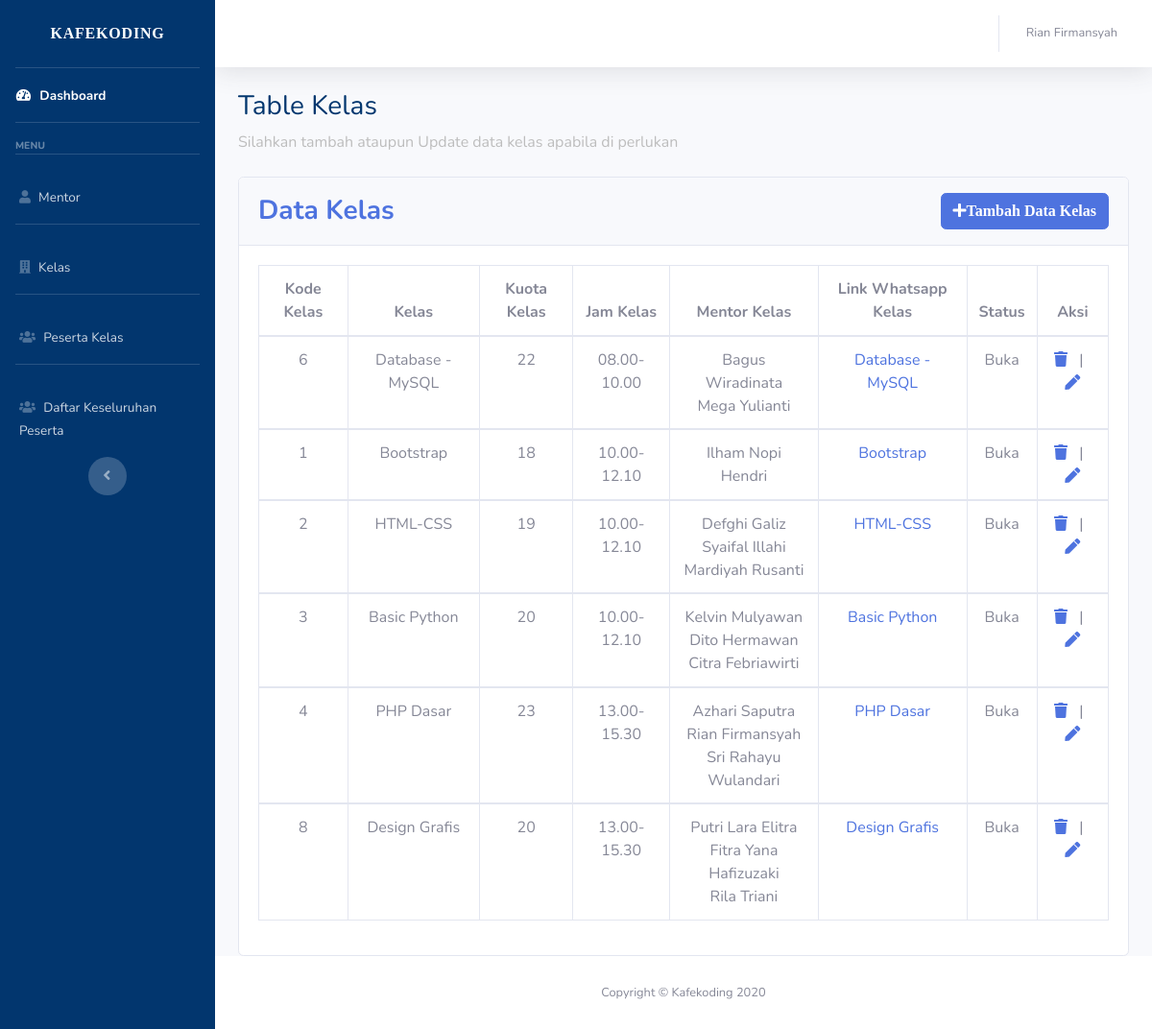
The app's page /mentor/kelas.php (signed in) with its own data.
### tables this page shows
CREATE TABLE `kelas` (
  `kode_kelas` int(11) NOT NULL,
  `kelas` varchar(50) NOT NULL,
  `kuota_kelas` int(11) NOT NULL,
  `jam_kelas` varchar(50) NOT NULL,
  `mentor_kelas` varchar(100) NOT NULL,
  `link_wa` text NOT NULL,
  `status_kelas` varchar(50) NOT NULL
);

### mentor/kelas.php (the view, shortened to what this page needs)
<!DOCTYPE html>
<html lang="en">
  <head>
    <link rel="stylesheet" href="https://use.fontawesome.com/releases/v5.15.2/css/all.css" />
    <link rel="stylesheet" href="../libraries/fonts/1.ttf">
    <link href="libraries/css/sb-admin-2.css" rel="stylesheet" />
  </head>
  <body id="page-top">
    <div id="wrapper">
      <?php include 'menubar.php'; ?>
      <div id="content-wrapper" class="d-flex flex-column">
        <div id="content">
          <nav class="navbar navbar-expand navbar-light bg-white topbar mb-4 static-top shadow">
            <?php include 'topbar.php'; ?>
          <div class="container-fluid ">
            <div class="row">
              <div class="col">
              <h1 class="h3 mb-2" style="color: #02366e;">Table Kelas</h1>
              <p class="mb-4" style="color: #bdbdbd;">Silahkan tambah ataupun Update data kelas apabila di perlukan</p>
            </div>
            <div class="col-12">
            <div class="card card-table">
              <div class="card-header py-3 d-flex justify-content-between">
                <h6 class="h3 m-0 font-weight-bold text-primary align-self-center">
                  Data Kelas
                </h6>
                <a href="#" type="button"
                   class="btn btn-primary align-self-center"
                   data-toggle="modal"
                   data-target="#TambahexampleModal">
                   <i class="fas fa-plus fa-1x">Tambah Data Kelas</i>
                </a>
              </div>
              <div class="card-body">
                <div class="table-responsive">
                  <table class="table table-bordered text-center table-hover" id="dataTable" width="100%" cellspacing="0">
                    <thead>
                      <tr>
                        <th>Kode Kelas</th>
                        <th>Kelas</th>
                        <th>Kuota Kelas</th>
                        <th>Jam Kelas</th>
                        <th>Mentor Kelas</th>
                        <th>Link Whatsapp Kelas</th>
                        <th>Status</th>
                        <th>Aksi</th>
                      </tr>
                    </thead>
                    <?php
                    include '../koneksi.php';
                    $query = mysqli_query($koneksi, "SELECT * FROM kelas ORDER BY jam_kelas") or die(mysqli_error());
                    while ($data = mysqli_fetch_assoc($query)) {
                    ?>
                    <tbody>
                      <tr>
                        <td><?php echo $data['kode_kelas'];?></td>
                        <td><?php echo $data['kelas'];?></td>
                        <td><?php echo $data['kuota_kelas'];?></td>
                        <td><?php echo $data['jam_kelas'];?></td>
                        <td><?php echo $data['mentor_kelas']; ?></td>
                        <td>
                              <a href="<?php echo $data['link_wa'];?>"><?php echo $data['kelas'];?></a>
                        </td>
                        <td><?php echo $data['status_kelas'];?></td>
                        <td>
                          <a href="deletekelas.php?kode_kelas=<?php echo $data['kode_kelas'];?>"><i class="fas fa-trash"></i></a>
                         &nbsp; | &nbsp;
                <a href="#" type="button"
                data-toggle="modal"
                data-target="#EditModal"
                data-id="<?php echo $data['kode_kelas'];?>">
                <i class="fas fa-pen"></i>
             </a>
                        </td>
                      </tr>
                    </tbody>
                  <?php } ?>
                  </table>
                </div>
              </div>
            </div>
            </div>
            </div>
          </div>
        </div>
        <footer class="sticky-footer bg-white">
          <div class="container my-auto">
            <div class="copyright text-center my-auto">
              <span>Copyright &copy; Kafekoding 2020</span>
            </div>
          </div>
        </footer>
      </div>
    </div>
  </body>
</html>

### records on screen
kelas: kode_kelas "6", kelas "Database - MySQL", kuota_kelas "22", jam_kelas "08.00-10.00", mentor_kelas "Bagus Wiradinata Mega Yulianti", status_kelas "Buka"
kelas: kode_kelas "1", kelas "Bootstrap", kuota_kelas "18", jam_kelas "10.00-12.10", mentor_kelas "Ilham Nopi Hendri", status_kelas "Buka"
kelas: kode_kelas "2", kelas "HTML-CSS", kuota_kelas "19", jam_kelas "10.00-12.10", mentor_kelas "Defghi Galiz Syaifal Illahi Mardiyah Rusanti", status_kelas "Buka"
kelas: kode_kelas "3", kelas "Basic Python", kuota_kelas "20", jam_kelas "10.00-12.10", mentor_kelas "Kelvin Mulyawan Dito Hermawan Citra Febriawirti", status_kelas "Buka"
kelas: kode_kelas "4", kelas "PHP Dasar", kuota_kelas "23", jam_kelas "13.00-15.30", mentor_kelas "Azhari Saputra Rian Firmansyah Sri Rahayu Wulandari", status_kelas "Buka"
kelas: kode_kelas "8", kelas "Design Grafis", kuota_kelas "20", jam_kelas "13.00-15.30", mentor_kelas "Putri Lara Elitra Fitra Yana Hafizuzaki Rila Triani", status_kelas "Buka"

### other values on screen
$_SESSION['nama'] "Rian Firmansyah"
